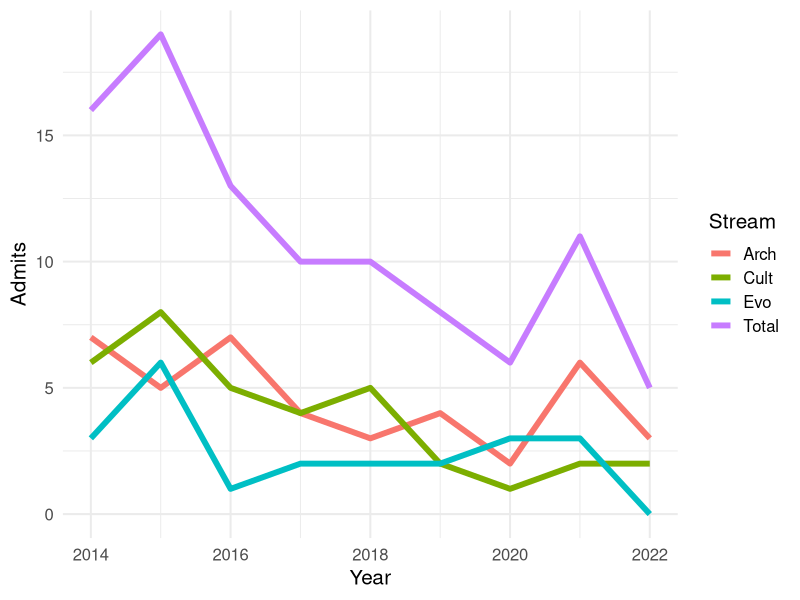

This chart was generated by the following R code:
library(tidyverse)
library(readxl)

d0 <- 
  read_excel("acceptances, A. Pisor.xlsx", skip = 1) %>% 
  mutate(
    Arch = `Arch MA` + `Arch PhD`,
    Cult = `Cult MA` + `Cult PhD`,
    Evo  = `Evo MA`  + `Evo PhD`,
    Total = Arch + Cult + Evo
  ) 

d <- 
  d0 %>% 
  pivot_longer(c(Arch, Cult, Evo, Total), names_to = 'Stream', values_to = 'Admits')

ggplot(d, aes(Year, Admits, colour=Stream, group=Stream)) +
  geom_line(linewidth=2) +
  theme_minimal(15)

mean_arch <- mean(d0$Arch[d0$Year %in% 2020:2022])
mean_cult <- mean(d0$Cult[d0$Year %in% 2020:2022])
mean_evo  <- mean(d0$Evo[d0$Year %in% 2020:2022])

# mean_arch = 3.7
# mean_cult = 1.7
# mean_evo = 2
